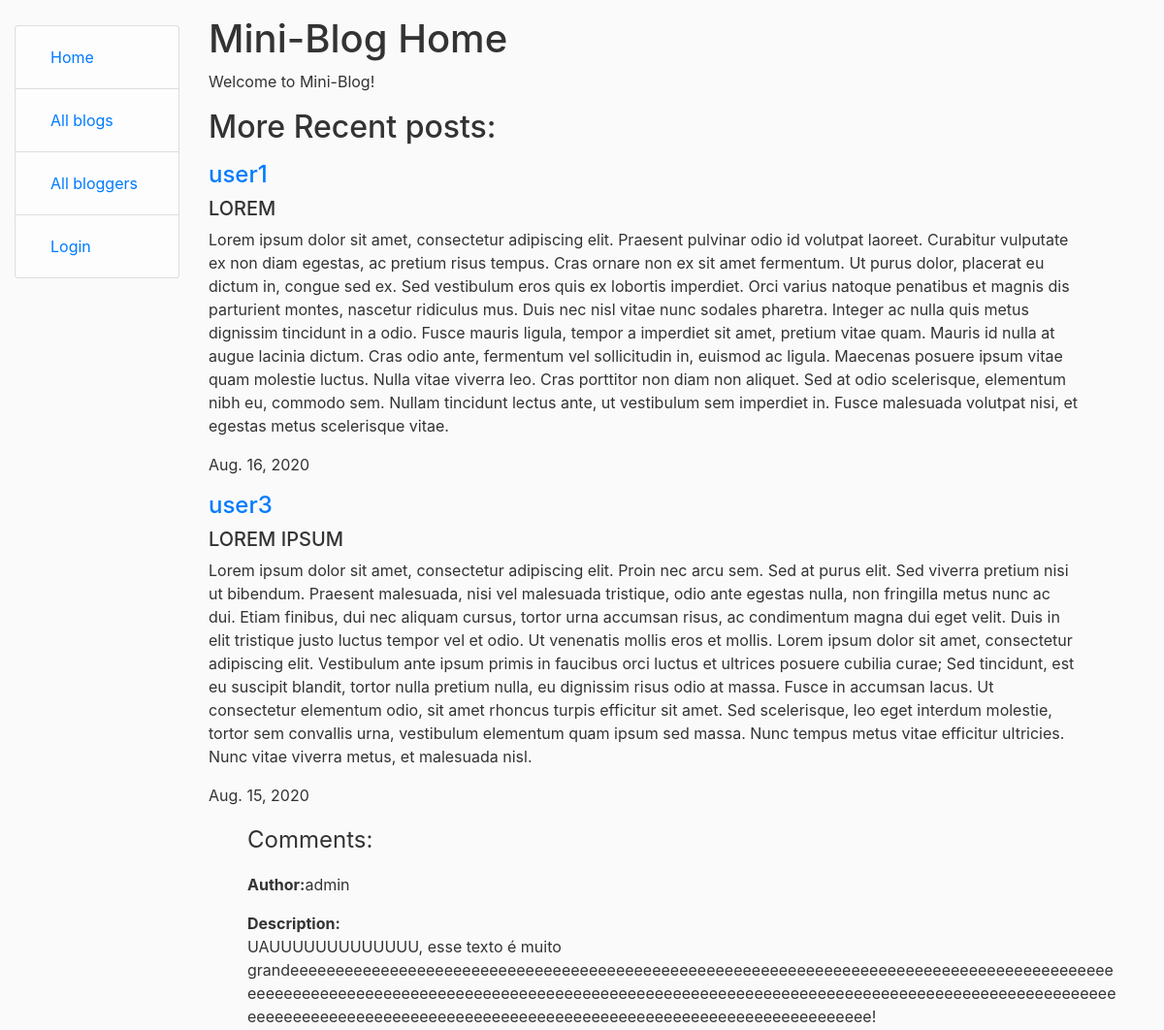
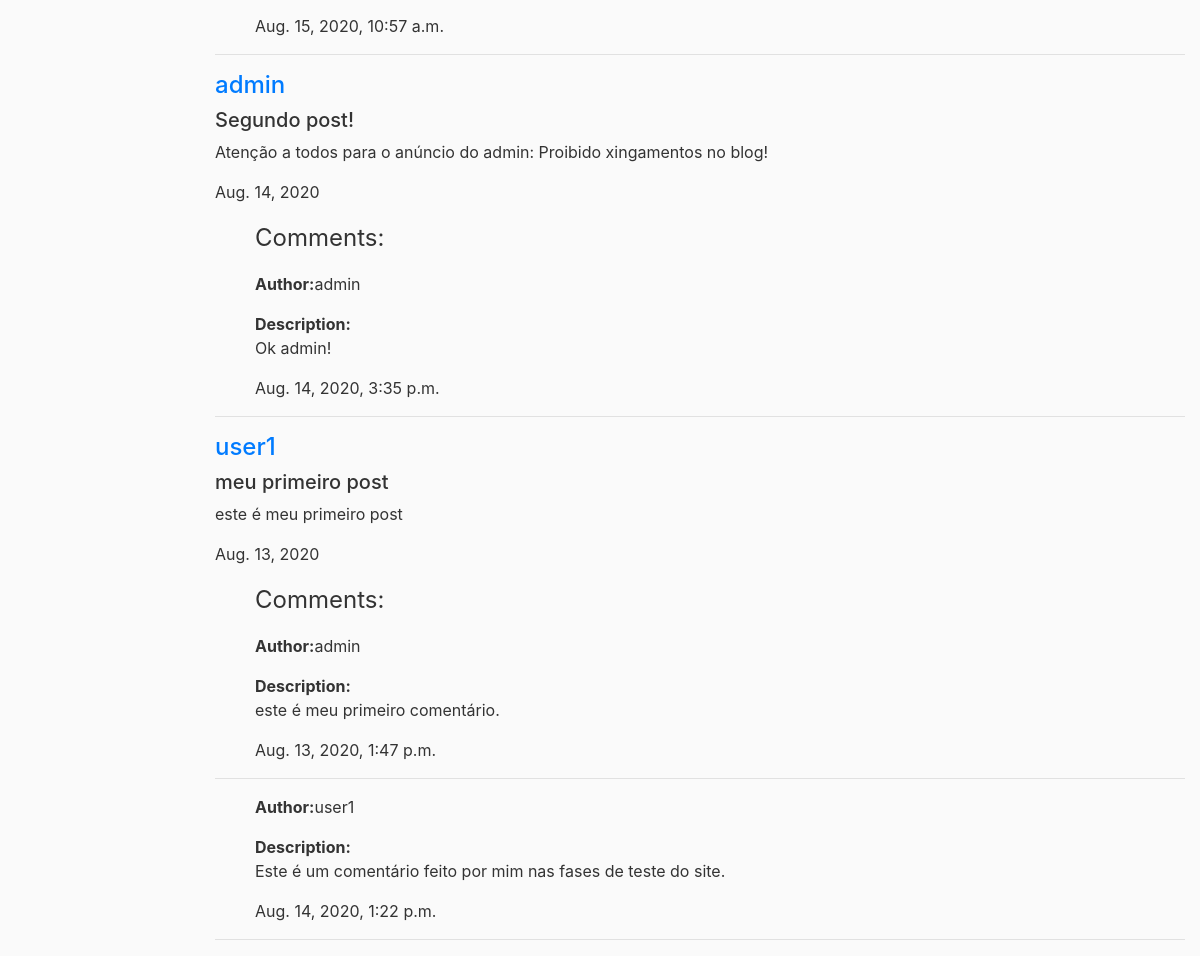
The page /blog/ on the database as committed earlier (2 pictures, top to bottom).
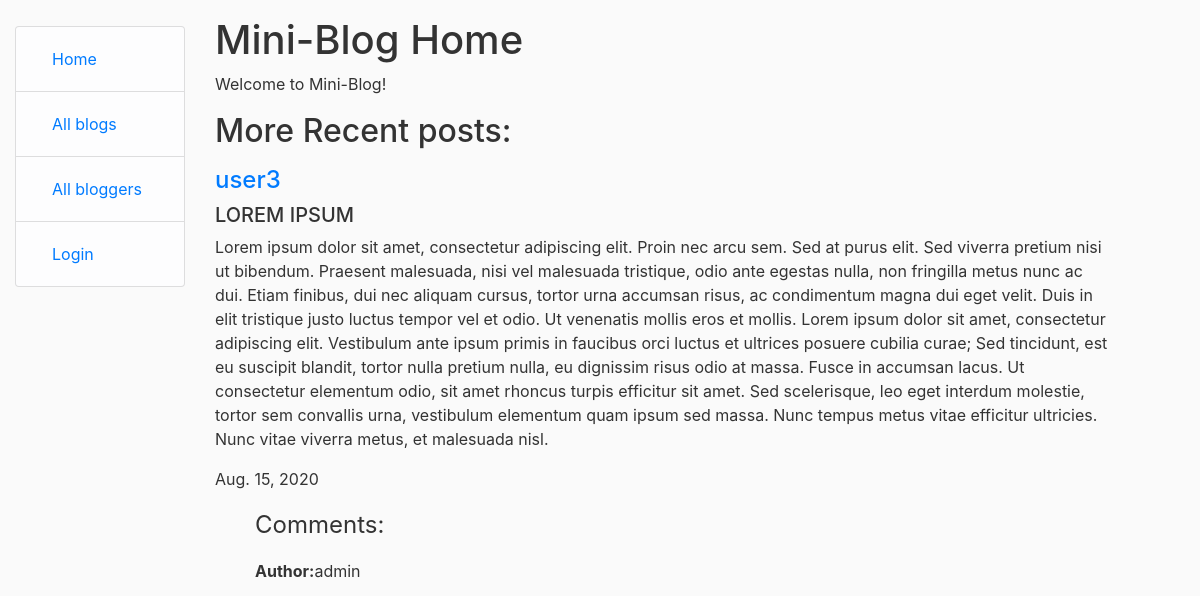
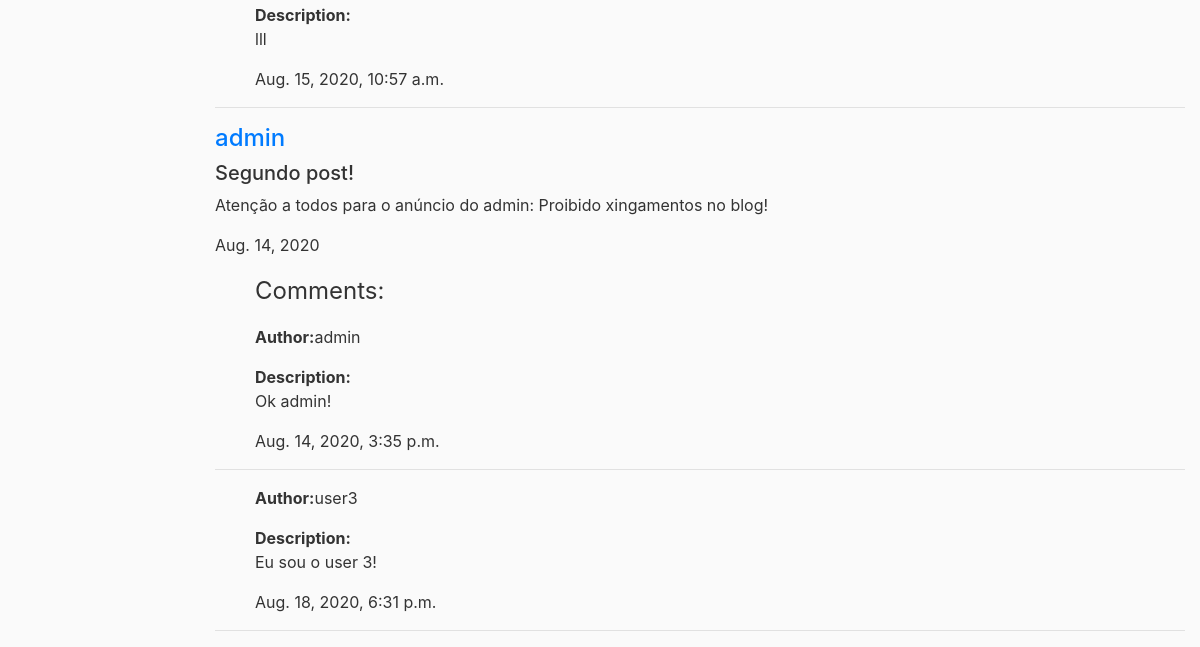
The same page on the database as committed later (2 pictures, top to bottom).
### blog/models.py (models this page shows, shortened)
class Blogpost(models.Model):
    title = models.CharField(max_length=200, help_text='Enter a post title')
    date = models.DateField(auto_now_add=True)
    description = models.TextField(max_length=1000, help_text='Enter a description for the post')
    author = models.ForeignKey('Author', on_delete=models.SET_NULL, null=True)
    class Meta:
        ordering = ['-date']

class Author(models.Model):
    username = models.ForeignKey(User, on_delete=models.SET_NULL, null=True, blank=True)
    bio = models.TextField(max_length=1000, help_text='Enter the biography for the user')
    def __str__(self):
        return str(self.username)
    def get_absolute_url(self):
        return reverse('author-detail', args=[str(self.id)])

class Comments(models.Model):
    description = models.TextField(max_length=300, help_text='Enter a comment to the post')
    date_time = models.DateTimeField(auto_now_add=True)
    blog_post = models.ForeignKey(Blogpost, on_delete=models.SET_NULL, null=True)
    author = models.ForeignKey(User, on_delete=models.SET_NULL, null=True, blank=True)
    class Meta:
        ordering = ['date_time']

### blog/views.py (the view)
# urls.py: path('', views.index, name='index'),
def index(request):
    posts = Blogpost.objects.filter()
    context = {
        'posts': posts,
    }
    return render(request, 'index.html', context=context)

### blog/templates/index.html (shortened to what this page needs)
{% extends "base_generic.html" %}
{% block content %}
    <h1>Mini-Blog Home</h1>
    <p>Welcome to Mini-Blog!</p>
    <p><h2>More Recent posts:</h2></p>
    {% for post in posts %}
        <h4><a href="{{ post.author.get_absolute_url }}">{{ post.author }}</a></h4>
        <h5>{{ post.title }}</h5>
        <p class="breakline">{{ post.description }}</p>
        <p>{{ post.date }}</p>
        {% if post.comments_set.all %}
            <ul><font size="5">Comments:</font></ul>
        {% endif %}
        {% for comments in post.comments_set.all %}
        <ul><strong>Author:</strong>{{ comments.author }}</ul>
        <ul><strong>Description:</strong><p class="breakline">{{ comments.description }}</p></ul>
        <ul>{{ comments.date_time }}</ul>
        <hr>
        {% endfor %}
    {% endfor %}
{% endblock %}

Rows that differ between the two databases and show on the page:
removed Blogpost: author "user1", title "LOREM", description "Lorem ipsum dolor sit amet, consectetur adipiscing elit. Praesent pulvinar odio id volutpat laoreet. Curabitur vulputate ex non diam egestas, ac pretium risus tempus. Cras ornare non ex sit amet fermentum. Ut purus dolor, placerat eu dictum in, congue sed ex. Sed vestibulum eros quis ex lobortis imperdiet. Orci varius natoque penatibus et magnis dis parturient montes, nascetur ridiculus mus. Duis nec nisl vitae nunc sodales pharetra. Integer ac nulla quis metus dignissim tincidunt in a odio. Fusce mauris ligula, tempor a imperdiet sit amet, pretium vitae quam. Mauris id nulla at augue lacinia dictum. Cras odio ante, fermentum vel sollicitudin in, euismod ac ligula. Maecenas posuere ipsum…", date "Aug. 16, 2020"
removed Blogpost: author "user1", title "meu primeiro post", description "este é meu primeiro post", date "Aug. 13, 2020", shows "Comments:"
no longer on this page (row edited): Comments: author "admin", description "este é meu primeiro comentário.", date_time "Aug. 13, 2020, 1:47 p.m.", shown under "user1"
no longer on this page (row edited): Comments: author "user1", description "Este é um comentário feito por mim nas fases de teste do site.", date_time "Aug. 14, 2020, 1:22 p.m."
changed Comments: description "UAUUUUUUUUUUUUU, esse texto é muito grandeeeeeeeeeeeeeeeeeeeeeeeeeeeeeeeeeeeeeeeeeeeeeeeeeeeeeeeeeeeeeeeeeeeeeeeeeeeeeeeeeeeeeeeeeeeeeeeeeeeeeeeeeeeeeeeeeeeeeeeeeeeeeeeeeeeeeeeeeeeeeeeeeeeeeeeeeeeeeeeeeeeeeeeeeeeeeeeeeeeeeeeeeeeeeeeeeeeeeeeeeeeeeeeeeeeeeeeeeeeeeeeeeeeeeeeeeeeeeeeeeeeeeeeeeeeeeeee!" → "lll"
added Comments: author "user3", description "Eu sou o user 3!", date_time "Aug. 18, 2020, 6:31 p.m.", shown under Blogpost "Segundo post!"
